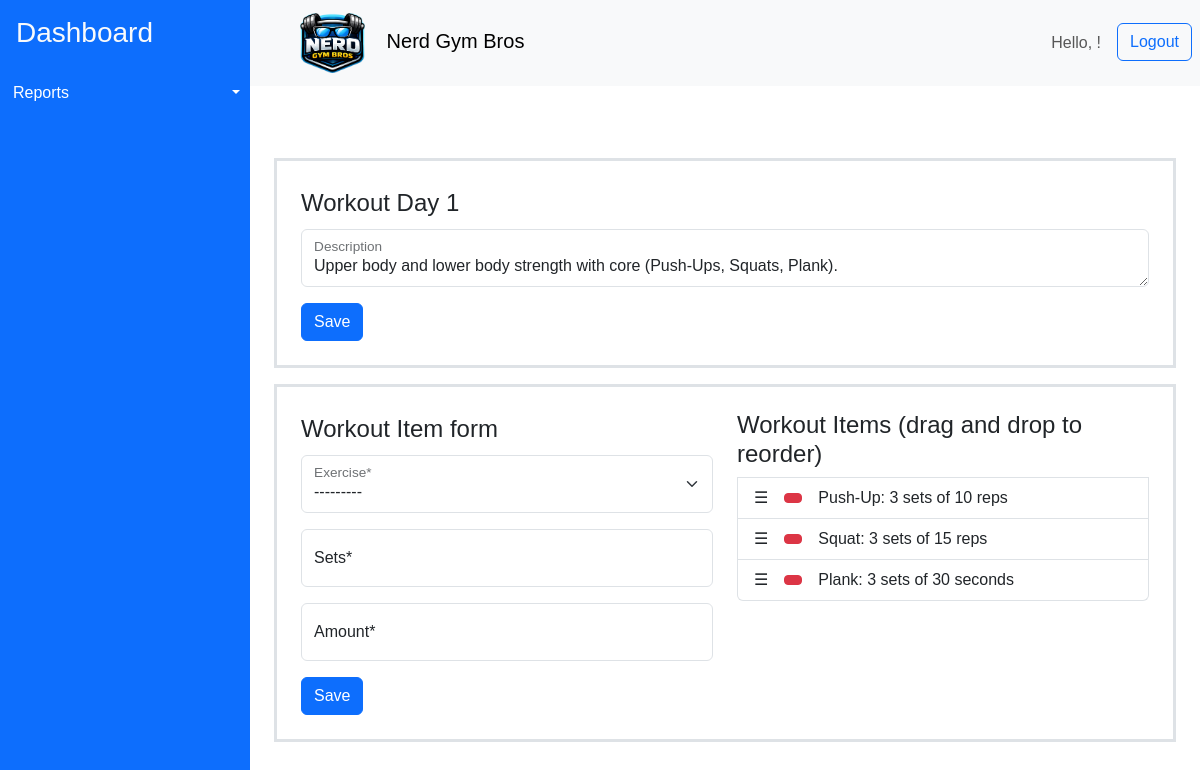
The app's page /workout_days/1/update/ with its own data.
### gymApp/models/workout_plan.py (models this page shows, shortened)
class WorkoutDay(models.Model):
    workout_plan = models.ForeignKey(
        WorkoutPlan, on_delete=models.CASCADE, related_name="workout_days"
    )
    day_number = models.IntegerField()  # Order of the day in the workout plan
    description = models.TextField(blank=True)  # Optional description
    created_at = models.DateTimeField(auto_now_add=True)
    updated_at = models.DateTimeField(auto_now=True)
    class Meta:
        ordering = ["day_number", "id"]
        indexes = [
            models.Index(fields=["workout_plan"]),
        ]
        constraints = [
            models.UniqueConstraint(
                fields=["workout_plan", "day_number"], name="unique_day_number_per_plan"
            )
        ]

class WorkoutItem(models.Model):
    workout_day = models.ForeignKey(
        WorkoutDay, on_delete=models.CASCADE, related_name="items"
    )
    exercise = models.ForeignKey(Exercise, on_delete=models.CASCADE)
    amount = models.IntegerField()  # e.g., number of reps or duration in minutes
    sets = models.IntegerField()  #  number of sets
    order = models.IntegerField()  # Order in the workout plan
    created_at = models.DateTimeField(auto_now_add=True)
    updated_at = models.DateTimeField(auto_now=True)
    def __str__(self):
        return f"{self.exercise.name}: {self.sets} sets of {self.amount} {self.exercise.amount_unit}"
    class Meta:
        ordering = ["order", "id"]
        indexes = [
            models.Index(fields=["workout_day"]),
            models.Index(fields=["exercise"]),
        ]
        constraints = [
            models.UniqueConstraint(
                fields=["workout_day", "order"], name="unique_order_per_workout_day"
            )
        ]

class Exercise(models.Model):
    name = models.CharField(max_length=100)
    description = models.TextField()
    metabolic_equivalent = (
        models.FloatField()
    )  # Will be used to calculate calories burned
    video = models.FileField(upload_to="videos/")
    thumbnail = models.ImageField(upload_to="thumbnails/")
    created_at = models.DateTimeField(auto_now_add=True)
    updated_at = models.DateTimeField(auto_now=True)
    equipments = models.ManyToManyField(Equipment, blank=True)
    difficulty_level = models.ForeignKey(DifficultyLevel, on_delete=models.CASCADE)
    amount_unit = models.CharField(max_length=50)  # e.g., reps, minutes
    exercise_type = models.ForeignKey("ExerciseType", on_delete=models.CASCADE)
    class Meta:
        indexes = [
            models.Index(fields=["name"]),
            models.Index(fields=["exercise_type"]),
            models.Index(fields=["difficulty_level"]),
        ]
    def __str__(self):
        return self.name

### gymApp/views/admin_page.py (the view)
def workout_day_update_view(request: HttpRequest, pk: int):
    workout_day = get_object_or_404(WorkoutDay, pk=pk)
    if request.method == "POST":
        form = WorkoutDayForm(request.POST, instance=workout_day)
        if form.is_valid():
            workout_day = form.save()
            return redirect("workout_day_update", pk=workout_day.pk)
    workout_items = WorkoutItem.objects.filter(workout_day=workout_day)
    form = WorkoutDayForm(instance=workout_day)
    return render(
        request,
        "gymApp/workout_day/form.html",
        {
            "form": form,
            "workout_items": workout_items,
            "workout_item_form": WorkoutItemForm(initial={"workout_day": workout_day}),
        },
    )

### gymApp/forms/workout_item.py
class WorkoutItemForm(forms.ModelForm):
    def __init__(self, *args, **kwargs):
        super().__init__(*args, **kwargs)
        self.helper = FormHelper()
        self.helper.form_id = "workout_item_form"
        self.helper.form_method = "post"
        self.helper.form_action = "workout_item_create"
        self.helper.layout = Layout(
            Fieldset(
                "Workout Item form",
                FloatingField("exercise"),
                FloatingField("sets"),
                FloatingField("amount"),
                Field("workout_day", type="hidden"),
                ButtonHolder(Submit("submit", "Save")),
            ),
        )
    class Meta:
        model = WorkoutItem
        exclude = ("order",)
        fields = "__all__"

### gymApp/forms/workout_day.py (called while the page is built)
    def set_order(self):
        if not self.instance.pk:
            wp = self.initial.get("workout_plan")
            if wp:
                max_day = (
                    WorkoutDay.objects.filter(workout_plan_id=wp).aggregate(
                        Max("day_number")
                    )["day_number__max"]
                    or 0
                )
                self.fields["day_number"].initial = max_day + 1
            else:
                self.fields["day_number"].initial = 1
        else:
            self.fields["day_number"].initial = self.instance.day_number

### gymApp/templates/gymApp/workout_day/form.html (shortened to what this page needs)
{% extends "gymApp/layout.html" %}
{% load crispy_forms_tags %}
{% load bootstrap_icons %}
{% load static %}
{% block content %}
<div class="container mt-5 p-4 border border-3" >
{% crispy form %}
</div>
{% if form.instance.pk %}
<div class="container mt-3 p-4 border border-3">
    <div class="row">
        <div class="col-md-6">
            {% crispy workout_item_form %}
        </div>
        <div class="col-md-6 d-flex">
        <ul id="workout-items" class="list-group ">
        <h4>Workout Items (drag and drop to reorder)</h4>
        {% for workout_item in workout_items %}
            <li class="list-group-item d-flex align-items-center" data-id="{{ workout_item.pk }}" data-order="{{ workout_item.order }}">
                <span class="handle">☰</span>
                <form class="ms-3"action="{% url 'workout_item_delete' workout_item.pk %}" method="post">
                    <button type="submit" class="btn btn-danger btn-sm">{% bs_icon "trash" %}</button>
                </form>
                <span class="ms-3">{{ workout_item }}</span>
            </li>
        {% endfor %}
        </ul>
        </div>
    </div>
</div>
{% endif %}
{% endblock %}

### gymApp/static/styles/styles.css (style rules this page uses)
* { box-sizing: border-box; }
body { box-sizing: border-box; margin: 0; font-family: sans-serif; }

### records on screen
WorkoutDay: description "Upper body and lower body strength with core (Push-Ups, Squats, Plank)."
WorkoutItem: exercise+sets+amount "Push-Up: 3 sets of 10 reps"
WorkoutItem: exercise+sets+amount "Squat: 3 sets of 15 reps"
WorkoutItem: exercise+sets+amount "Plank: 3 sets of 30 seconds"
